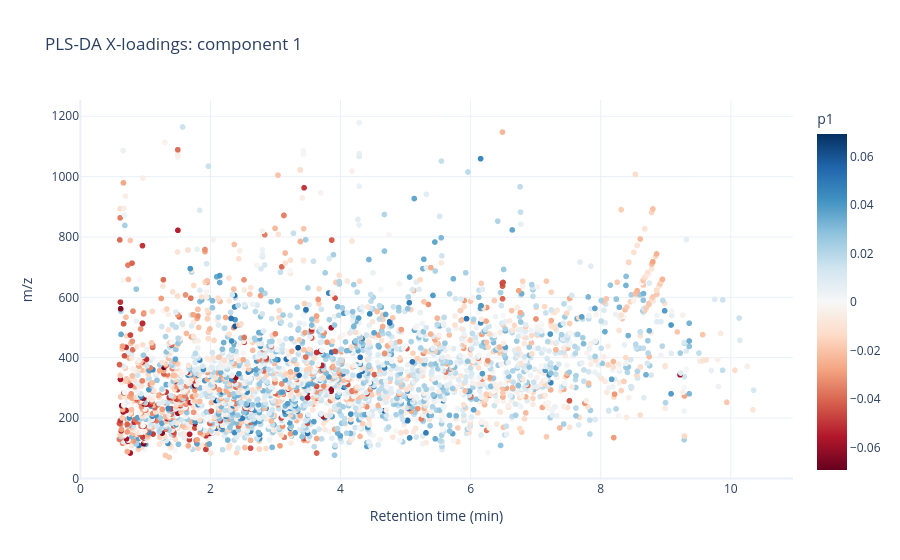
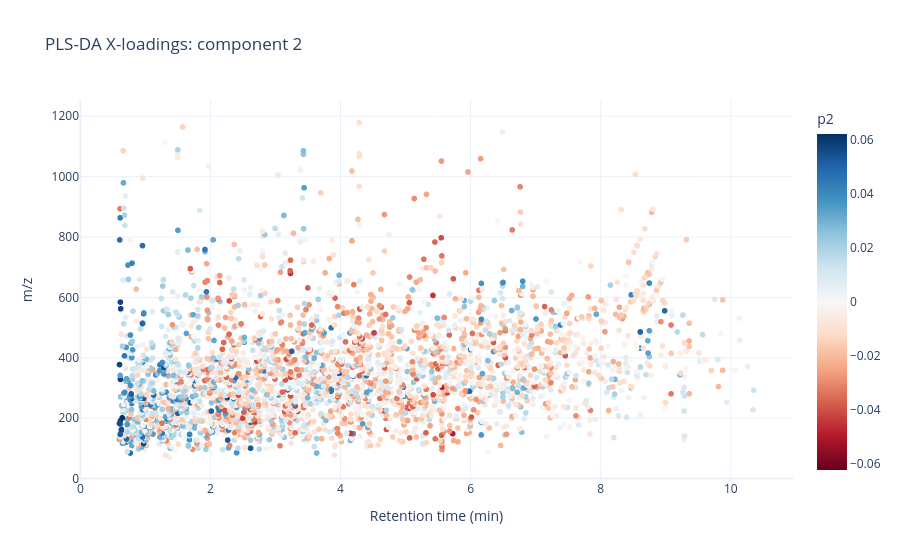

The notebook cell these images were saved under, in order:
### Markdown cell above
**Loadings p** A feature with large positive `p_a` is elevated in samples on the positive side of component *a* in the scores plot, and depleted in samples on the negative side.

### Code cell
for i in range(p.shape[1]):
    fig = px.scatter(featuresData, x='Rt', y='mz',
        color=p[:, i],
        render_mode='webgl',
        color_continuous_scale='RdBu',
        color_continuous_midpoint=0,
        labels={'Rt': 'Retention time (min)', 'mz': 'm/z',
                'color': 'p' + str(i + 1)},
        title='PLS-DA X-loadings: component ' + str(i + 1),
        template='plotly_white')
    fig.show()

### Figure 1 — Plotly figure (JSON) as saved in the notebook; plotly's stock layout.template omitted (floating-point values rounded to 4 significant figures; data arrays with more than 128 entries replaced by an {"elided": "..."} marker saying what was removed)
{"data": [{"hovertemplate": "Retention time (min)=%{x}<br>m/z=%{y}<br>p1=%{marker.color}<extra></extra>", "legendgroup": "", "marker": {"color": {"elided": "3221 float values"}, "coloraxis": "coloraxis", "symbol": "circle"}, "mode": "markers", "name": "", "showlegend": false, "type": "scattergl", "x": {"elided": "3221 float values"}, "xaxis": "x", "y": {"elided": "3221 float values"}, "yaxis": "y"}], "layout": {"coloraxis": {"cmid": 0, "colorbar": {"title": {"text": "p1"}}, "colorscale": [[0, "rgb(103,0,31)"], [0.1, "rgb(178,24,43)"], [0.2, "rgb(214,96,77)"], [0.3, "rgb(244,165,130)"], [0.4, "rgb(253,219,199)"], [0.5, "rgb(247,247,247)"], [0.6, "rgb(209,229,240)"], [0.7, "rgb(146,197,222)"], [0.8, "rgb(67,147,195)"], [0.9, "rgb(33,102,172)"], [1, "rgb(5,48,97)"]]}, "legend": {"tracegroupgap": 0}, "title": {"text": "PLS-DA X-loadings: component 1"}, "xaxis": {"anchor": "y", "domain": [0, 1], "title": {"text": "Retention time (min)"}}, "yaxis": {"anchor": "x", "domain": [0, 1], "title": {"text": "m/z"}}}}

### Figure 2 — Plotly figure (JSON) as saved in the notebook; plotly's stock layout.template omitted (floating-point values rounded to 4 significant figures; data arrays with more than 128 entries replaced by an {"elided": "..."} marker saying what was removed)
{"data": [{"hovertemplate": "Retention time (min)=%{x}<br>m/z=%{y}<br>p2=%{marker.color}<extra></extra>", "legendgroup": "", "marker": {"color": {"elided": "3221 float values"}, "coloraxis": "coloraxis", "symbol": "circle"}, "mode": "markers", "name": "", "showlegend": false, "type": "scattergl", "x": {"elided": "3221 float values"}, "xaxis": "x", "y": {"elided": "3221 float values"}, "yaxis": "y"}], "layout": {"coloraxis": {"cmid": 0, "colorbar": {"title": {"text": "p2"}}, "colorscale": [[0, "rgb(103,0,31)"], [0.1, "rgb(178,24,43)"], [0.2, "rgb(214,96,77)"], [0.3, "rgb(244,165,130)"], [0.4, "rgb(253,219,199)"], [0.5, "rgb(247,247,247)"], [0.6, "rgb(209,229,240)"], [0.7, "rgb(146,197,222)"], [0.8, "rgb(67,147,195)"], [0.9, "rgb(33,102,172)"], [1, "rgb(5,48,97)"]]}, "legend": {"tracegroupgap": 0}, "title": {"text": "PLS-DA X-loadings: component 2"}, "xaxis": {"anchor": "y", "domain": [0, 1], "title": {"text": "Retention time (min)"}}, "yaxis": {"anchor": "x", "domain": [0, 1], "title": {"text": "m/z"}}}}
